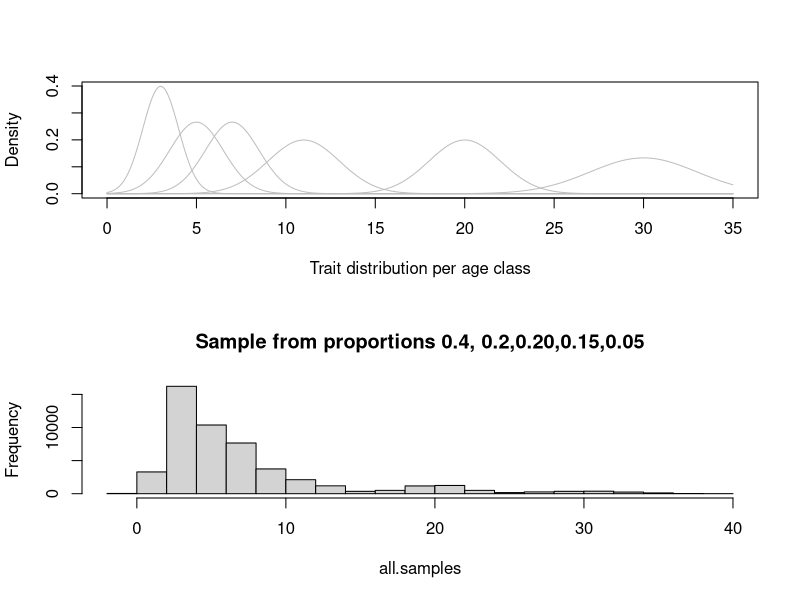
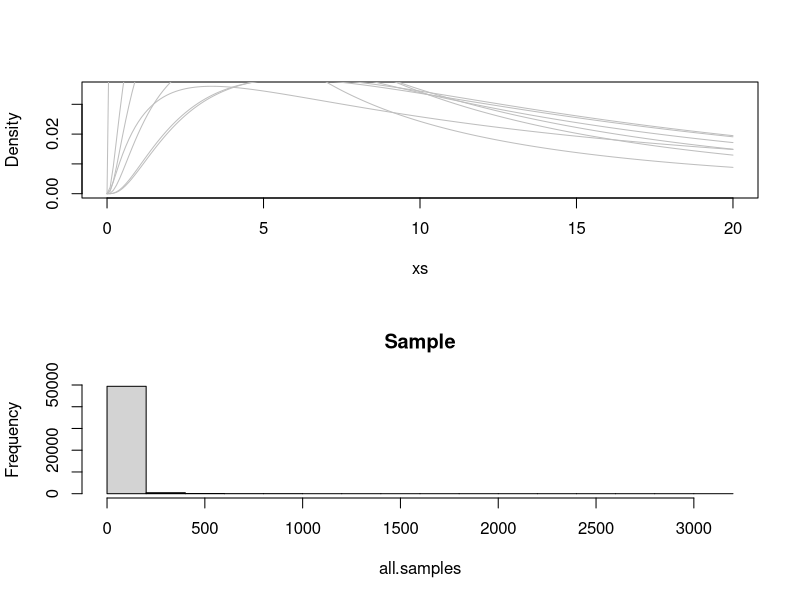

R code for these plots, in order:
mus <- c(3,5,7,11,20,30)
sigsqs <- c(1,1.5,1.5,2,2,3)
xs <- seq(0,35,by=0.1)
# Pyramid age structure
pis <- c(0.4, 0.2,0.20,0.10,0.07,0.03)

samp.size <- 50000
all.samples <- rep(0,samp.size)
for(i in 1:samp.size){

  which.age <- sample(1:6, size=1, replace=TRUE, prob=pis)
  all.samples[i] <- rnorm(n=1,mean=mus[which.age], sd=sigsqs[which.age])
}


par(mfrow=c(2,1))
plot(xs,dnorm(x=xs, mean = mus[1], sd=1), type ="l", col="gray",xlab="Trait distribution per age class", ylab="Density")
points(xs,dnorm(x=xs, mean = mus[2], sd=sigsqs[2]), type ="l", col="gray")
points(xs,dnorm(x=xs, mean = mus[3], sd=sigsqs[3]), type ="l", col="gray")
points(xs,dnorm(x=xs, mean = mus[4], sd=sigsqs[4]), type ="l", col="gray")
points(xs,dnorm(x=xs, mean = mus[5], sd=sigsqs[5]), type ="l", col="gray")
points(xs,dnorm(x=xs, mean = mus[6], sd=sigsqs[6]), type ="l", col="gray")

hist(all.samples, main= paste0("Sample from proportions 0.4, 0.2,0.20,0.15,0.05"))

# JAVI - using a lognormal

meanlogs <- c(3.011376, 2.670338, 2.842328, 2.830963, 1.637819, 2.351636, 2.117476)
sdlogs <- c(1.343584, 1.114171, 1.032824, 1.010781, 1.487352, 1.139045, 1.150798)

samepis <- 1/7
pis <- rep(samepis, 7)


samp.size <- 50000
all.samples <- rep(0,samp.size)
for(i in 1:samp.size){

  which.group <- sample(1:7, size=1, replace=TRUE, prob=pis)
  all.samples[i] <- rlnorm(n=1,mean=meanlogs[which.group], sd=sdlogs[which.group])
}

xs <- seq(0,20, by = 0.1)

par(mfrow=c(2,1))
plot(xs, dlnorm(x = xs, meanlog = meanlogs[1], sdlog = sdlogs[1]), type = "l", col = "grey", ylab = "Density")
points(xs, dlnorm(x = xs, meanlog = meanlogs[2], sdlog = sdlogs[2]), type = "l", col = "grey")
points(xs, dlnorm(x = xs, meanlog = meanlogs[3], sdlog = sdlogs[3]), type = "l", col = "grey")
points(xs, dlnorm(x = xs, meanlog = meanlogs[4], sdlog = sdlogs[4]), type = "l", col = "grey")
points(xs, dlnorm(x = xs, meanlog = meanlogs[5], sdlog = sdlogs[5]), type = "l", col = "grey")
points(xs, dlnorm(x = xs, meanlog = meanlogs[6], sdlog = sdlogs[6]), type = "l", col = "grey")
points(xs, dlnorm(x = xs, meanlog = meanlogs[7], sdlog = sdlogs[7]), type = "l", col = "grey")

hist(all.samples, main= paste0("Sample"))
